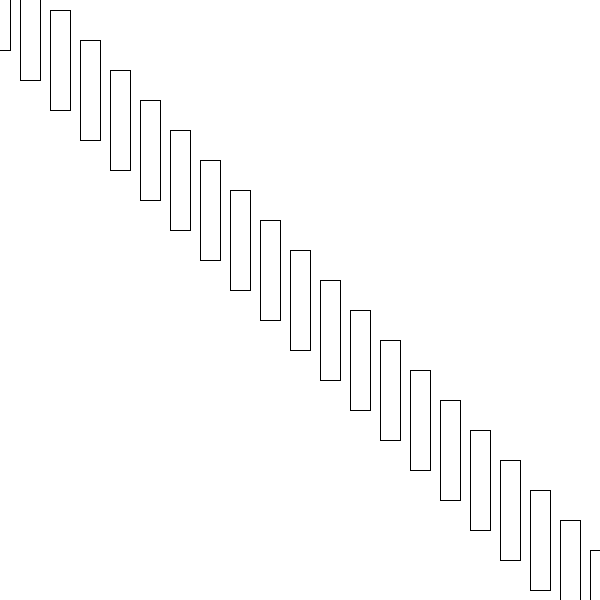
Frame 1 (no input)
Frame 60 (the mouse pressed at the canvas centre just before this capture): identical to frame 1, image omitted
Frame 120 (the mouse held since frame 60 and released just before this capture): identical to frame 1, image omitted

The Processing sketch that drew this single still picture (run headless with seeded random() and noise(); from frame 60 on, the mouse is pressed at the canvas centre):

// Processing sketch: sketch_181003c
// ── sketch_181003c.pde
void setup() {
  size(600, 600);
  rectMode(CENTER);
}

void draw() {
  background(255);
  
  for (int i = 0; i <= 20; i++) {

        float xPos = map(i, 0, 20, 0, width);
        float yPos = map(i, 0, 20, 0, height);
         rect(xPos, yPos, 20, 100);    
  
  }
  


   
}
